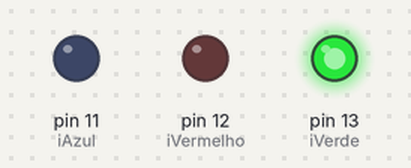
The sketch below on a simulated Arduino Uno, built with avr-gcc and run on an emulated ATmega328P. On the bench: output pins drawn as LEDs (lit = HIGH).

Above: at 0.5 s.
At 3.0 s:
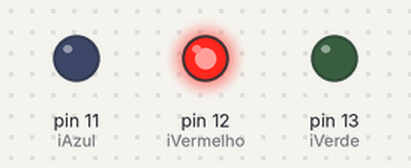
At 7.5 s:
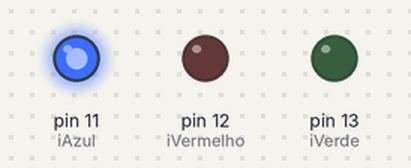
At 10.5 s:
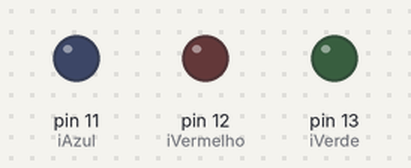
Timing chart, 0 to 15.6 s (numbered marks = the images above):
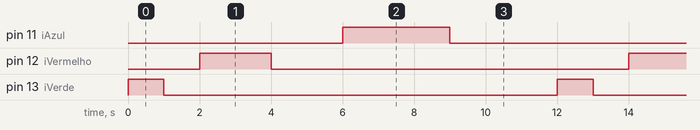

Measured:
- by itself, pin 11 (iAzul): alternates HIGH for 3.0 s and LOW for 9.0 s
- by itself, pin 12 (iVermelho): alternates HIGH for 2.0 s and LOW for 10.0 s
- by itself, pin 13 (iVerde): alternates HIGH for 1.0 s and LOW for 11.0 s

The sketch:

Led-3.ino
```cpp
/*
** Definindo os Pinos a serem usados
*/

int iVerde = 13;
int iVermelho = 12;
int iAzul = 11;

/*
** Definindo a Direcao do Pino
*/

void setup ()
{
   pinMode ( iVerde, OUTPUT );
   pinMode ( iVermelho, OUTPUT );
   pinMode ( iAzul, OUTPUT );
}

/*
** Programa Exemplo de Controle dos Pinos
*/

void loop ()
{
   digitalWrite ( iVerde, HIGH );
   delay ( 1000 );
   digitalWrite ( iVerde, LOW );
   delay ( 1000 );

   digitalWrite ( iVermelho, HIGH );
   delay ( 2000 );
   digitalWrite ( iVermelho, LOW );
   delay ( 2000 );

   digitalWrite ( iAzul, HIGH );
   delay ( 3000 );
   digitalWrite ( iAzul, LOW );
   delay ( 3000 );
}
```
